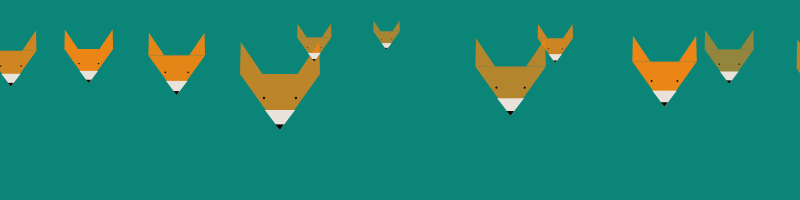
Frame 1 (no input)
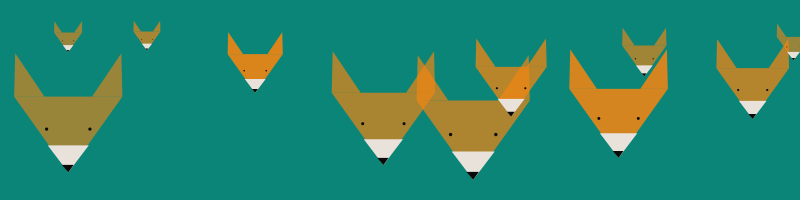
Frame 2 (the mouse pressed at the canvas centre, redrawn once)

The Processing sketch that drew these frames (run headless with seeded random() and noise(); the mouse was pressed at the canvas centre and the sketch redrawn once):

// Processing sketch: processing_92269
// ── processing_92269.pde

void setup() {
  size(800, 200);
  smooth();
  noLoop();
}


void draw() {
  background(11, 133, 120);
  //randomSeed(100);                        // random results used with forloops
  for(int i=-40; i<width; i+=80){
    int value = int(random(150,255));
    float scalar = random(0.25,1.25);
    fox(i,10, value, scalar);
  }
}




void fox (int x, int y, int v, float s) {
  pushMatrix();
  translate(x, y);
  scale(s);                           // sets fox sizes
                             // sets value of fox
  noStroke();

  fill(241, 133, 18,v);
  triangle(50, 80, 150, 80, 100, 150);      // face
  triangle(50,80,51,40,78,80);              // ears
  triangle(150,80,149,40,122,80); 
  fill(233, 226, 219);
  triangle(81, 125, 119, 125, 100, 150);    // nose
  fill(10,10,10);
  triangle(94, 143, 105, 143, 100, 150);    // tip of nose
  ellipse(80,110, 3, 3);                    // eyes
  ellipse(120, 110, 3, 3);
  popMatrix();
}

void mousePressed() {
  redraw();
}
